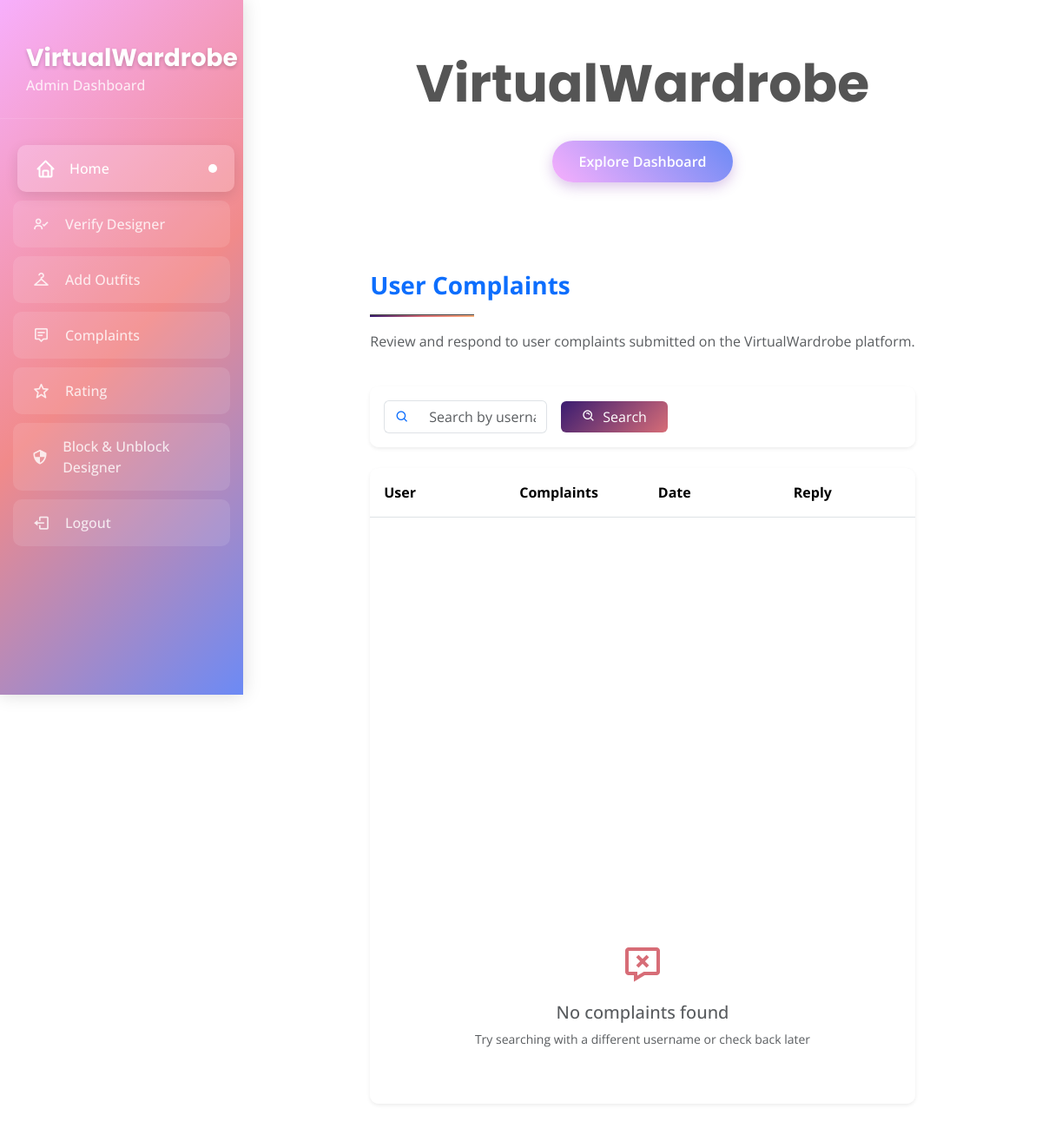
Before: /viewcompailnts (signed in) with the older database file.
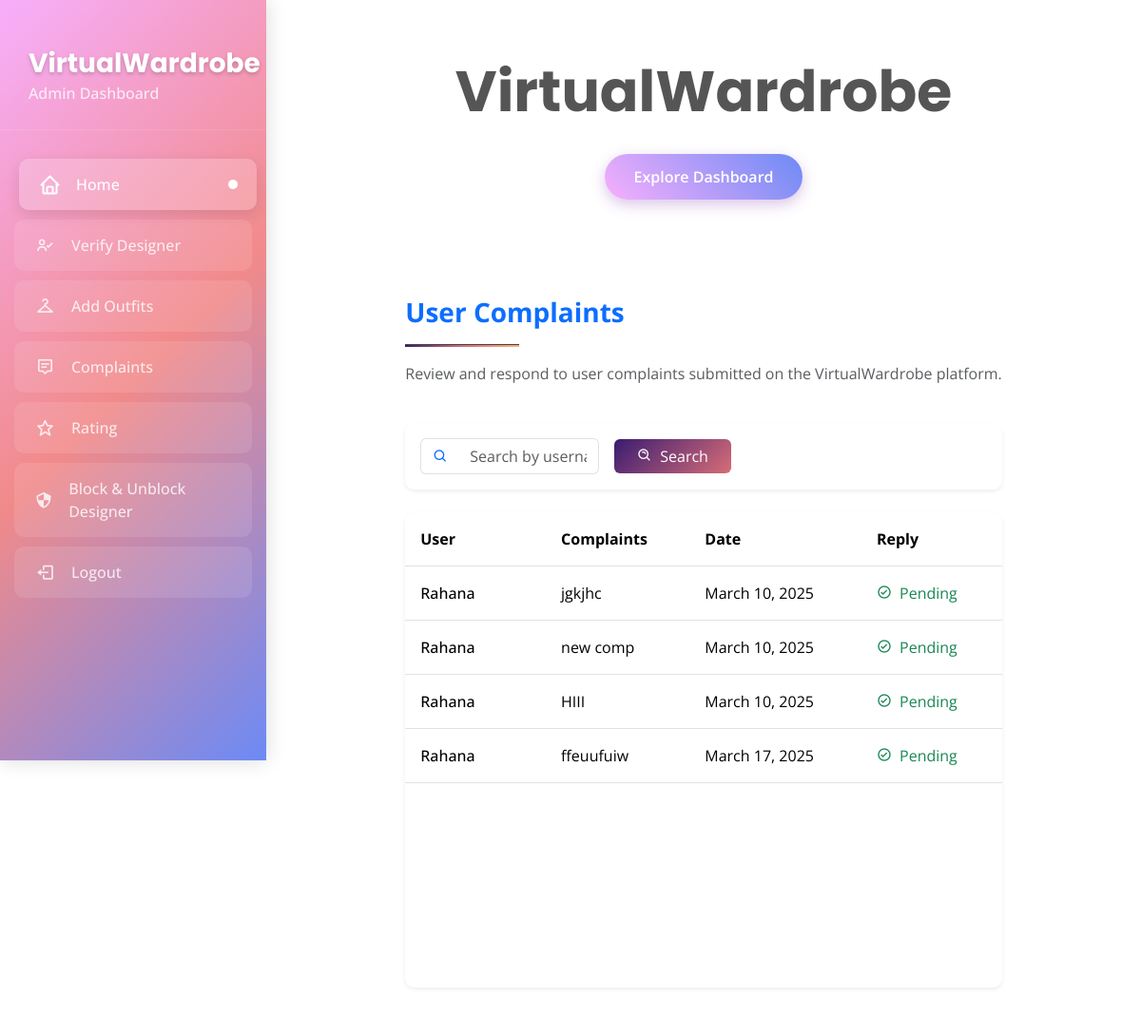
After: the same page with the newer database file.
### royaloutfit/models.py (models this page shows)
class complaint_table(models.Model):
    USER=models.ForeignKey(user_table,on_delete=models.CASCADE)
    complaint=models.TextField()
    Date=models.DateField(auto_now_add=True)
    reply=models.CharField(max_length=100)

class user_table(models.Model):
    LOGIN=models.ForeignKey(login_table,on_delete=models.CASCADE)
    Name=models.CharField(max_length=100)
    Gender=models.CharField(max_length=90)
    Place=models.CharField(max_length=100)
    Post=models.CharField(max_length=100)
    Pin=models.IntegerField()
    Phone=models.BigIntegerField()
    Email=models.CharField(max_length=100)
    Photo=models.FileField()

### royaloutfit/views.py (the view)
# urls.py: path('viewcompailnts',views.viewcompailnts,name='viewcompailnts'),
@login_required(login_url='/')
def viewcompailnts(request):
    ob = complaint_table.objects.all()
    return render(request,'Co-ordinator/view compailnts.html',{'val':ob})

### templates/Co-ordinator/view compailnts.html (shortened to what this page needs)
{% extends 'Co-ordinator/homeindex.html' %}
{% block body %}
<div class="container-fluid py-4">
  <div class="row mb-4">
    <div class="col-12">
      <h3 class="text-primary fw-bold">User Complaints</h3>
      <hr class="divider" style="height: 3px; background: linear-gradient(to right, #3a1c71, #d76d77, #ffaf7b); width: 120px; margin-left: 0;">
      <p class="text-muted">Review and respond to user complaints submitted on the VirtualWardrobe platform.</p>
    </div>
  </div>
  <div class="card shadow-sm mb-4 border-0">
    <div class="card-body bg-white">
      <form id="form1" name="form1" method="post" action="searchcomplaints#about" class="row g-3 align-items-center">
        <div class="col-md-4">
          <div class="input-group">
            <span class="input-group-text bg-transparent border-end-0"><i class="bx bx-search text-primary"></i></span>
            <input type="text" class="form-control border-start-0" name="textfield" placeholder="Search by username" required value="{{ a }}" aria-label="Username">
          </div>
        </div>
        <div class="col-auto">
          <button type="submit" name="Submit" class="btn btn-primary px-4" style="background: linear-gradient(135deg, #3a1c71, #d76d77); border: none;">
            <i class="bx bx-search-alt me-1"></i> Search
          </button>
        </div>
      </form>
    </div>
  </div>
  <div class="card shadow-sm border-0">
    <div class="card-body bg-white p-0">
      <div class="table-responsive" style="min-height: 500px;">
        <table class="table table-hover align-middle bg-white" style="color: #444444; width: 100%;">
          <thead style="background: linear-gradient(135deg, #f8f9fa, #f1f2f3);">
            <tr>
              <th scope="col" class="py-3">User</th>
              <th scope="col" class="py-3">Complaints</th>
              <th scope="col" class="py-3">Date</th>
              <th scope="col" class="py-3">Reply</th>
            </tr>
          </thead>
          <tbody>
            {% for i in val %}
            <tr>
              <td class="fw-medium">{{ i.USER.Name }}</td>
              <td>{{ i.complaint }}</td>
              <td>{{ i.Date }}</td>
              <td>
                {% if i.reply == 'waiting' %}
                <a href="sendreplay/{{ i.id }}" class="btn btn-sm btn-primary" style="background: linear-gradient(135deg, #3a1c71, #d76d77); border: none;">
                  <i class="bx bx-message-dots me-1"></i> Reply
                </a>
                {% else %}
                <span class="text-success">
                  <i class="bx bx-check-circle me-1"></i> {{ i.reply }}
                </span>
                {% endif %}
              </td>
            </tr>
            {% endfor %}
          </tbody>
        </table>
      </div>
      {% if not val %}
      <div class="text-center py-5">
        <div class="mb-3">
          <i class="bx bx-message-x" style="font-size: 3rem; color: #d76d77;"></i>
        </div>
        <h5 class="text-muted">No complaints found</h5>
        <p class="text-muted small">Try searching with a different username or check back later</p>
      </div>
      {% endif %}
    </div>
  </div>
</div>
{% endblock %}

Changed rows visible on the page:
added complaint_table: USER.Name "Rahana", complaint "jgkjhc", Date "March 10, 2025", reply "Pending"
added complaint_table: USER.Name "Rahana", complaint "new comp", Date "March 10, 2025", reply "Pending"
added complaint_table: USER.Name "Rahana", complaint "HIII", Date "March 10, 2025", reply "Pending"
added complaint_table: USER.Name "Rahana", complaint "ffeuufuiw", Date "March 17, 2025", reply "Pending"
Other visible differences:
text no longer shown: "No complaints found Try searching with a different username or check back later"
